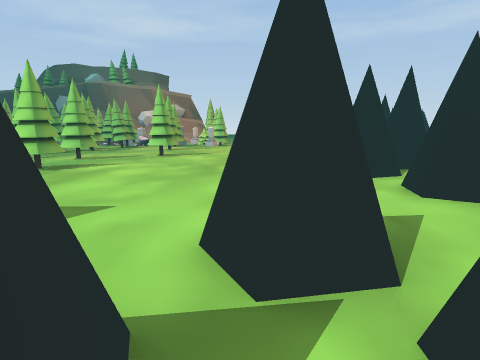
View 1 (above)

24 first-person views from a walk through a 3-D level made in the Unity game engine. The camera is 1.2 m above the floor, tilts 10° down and sees 80° across. The floor is counted in squares, 1 m on a side. Each view is taken from the middle of a square. On the plan, view 1 faces up. The plan holds only what a view shows up to about 13 squares ahead; the rest is blank. The place goes on beyond the plan. The player is left out. Some animated figures are not drawn.

View 2
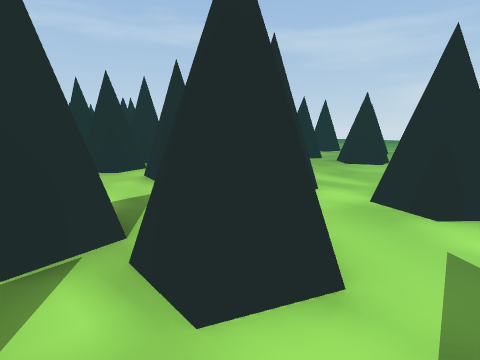

View 3
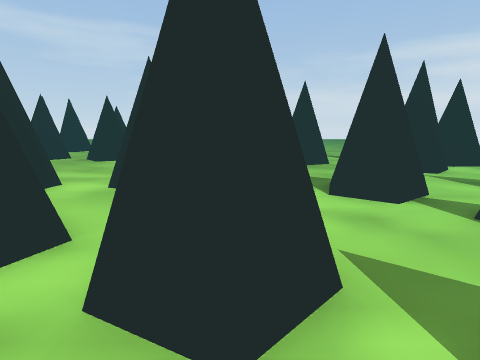

View 4
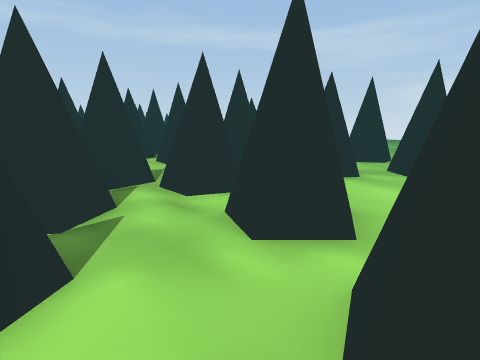

View 5
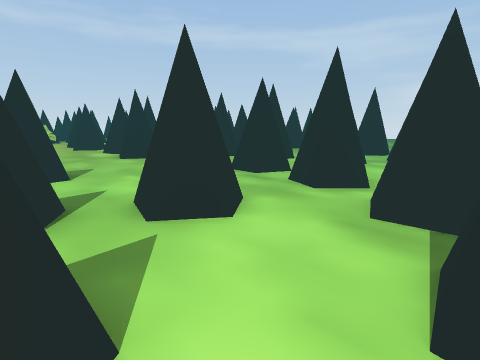

View 6
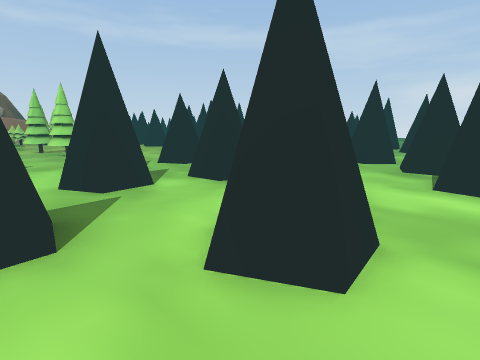

View 7
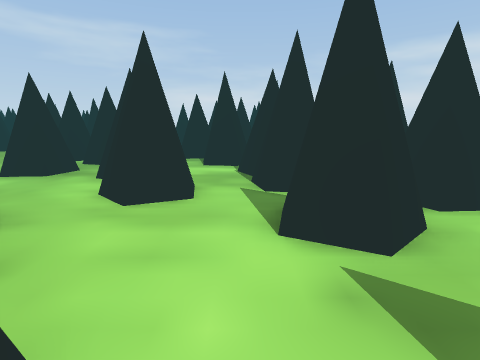

View 8
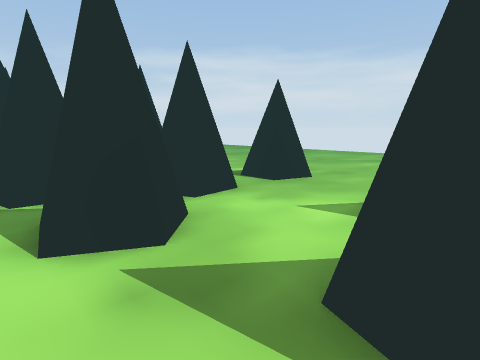

View 9
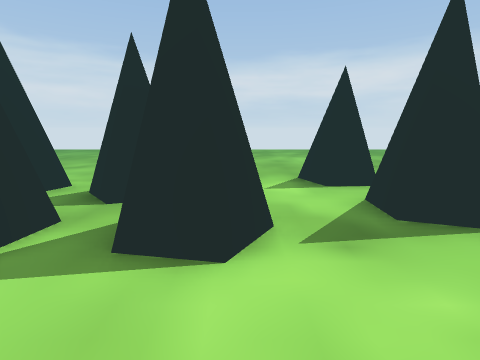

View 10
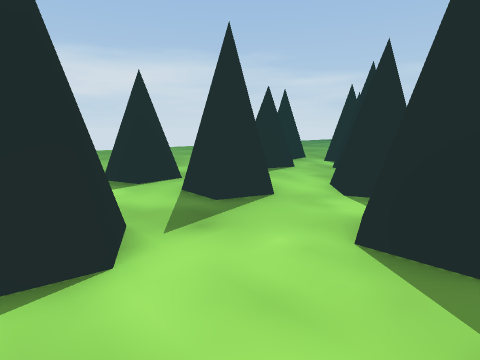

View 11
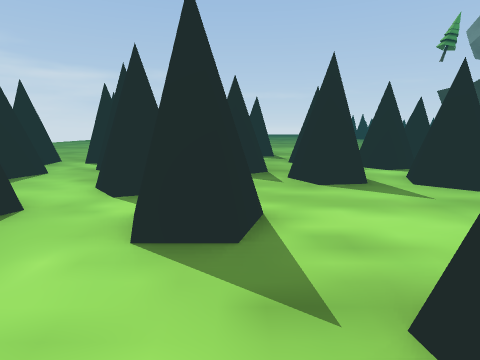

View 12
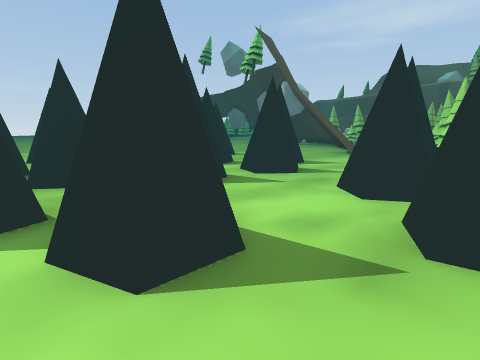

View 13
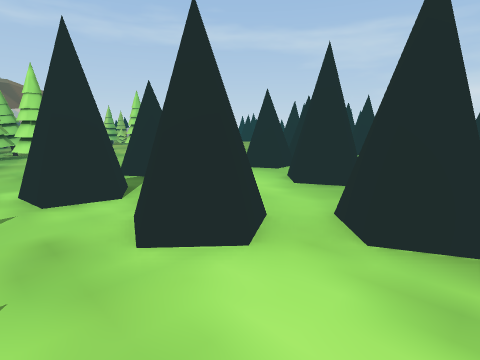

View 14
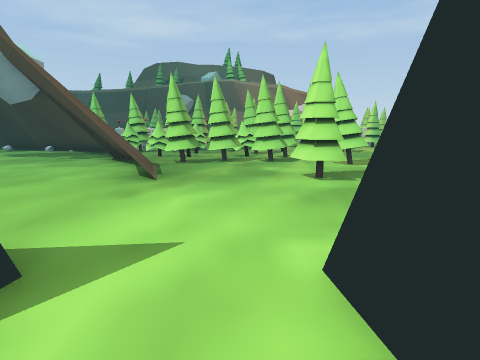

View 15
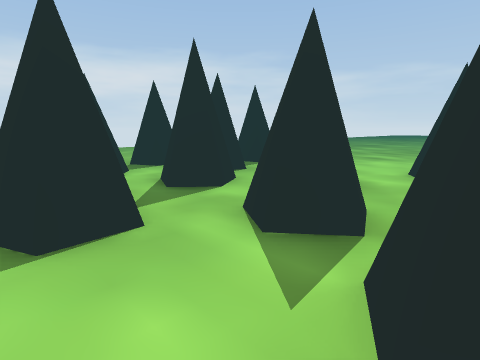

View 16
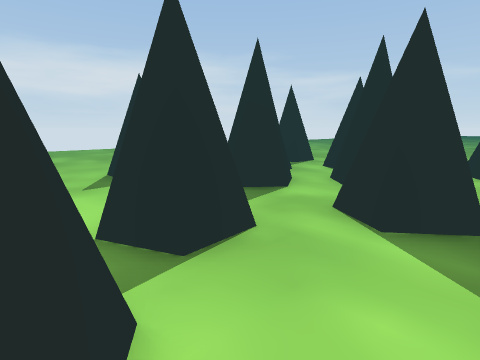

View 17
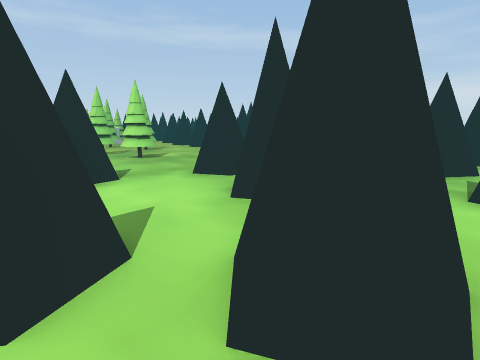

View 18
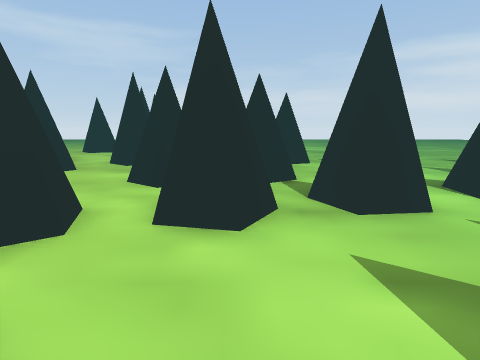

View 19
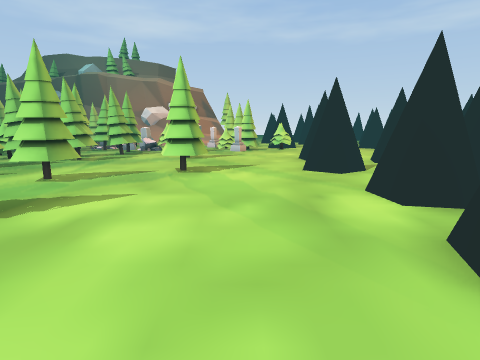

View 20
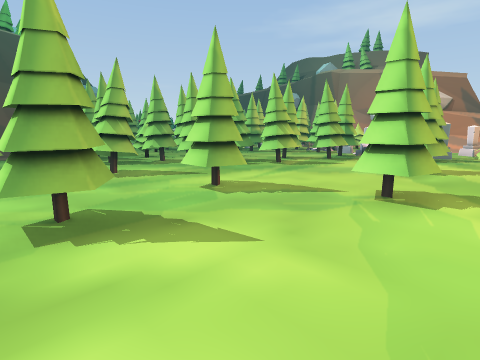

View 21
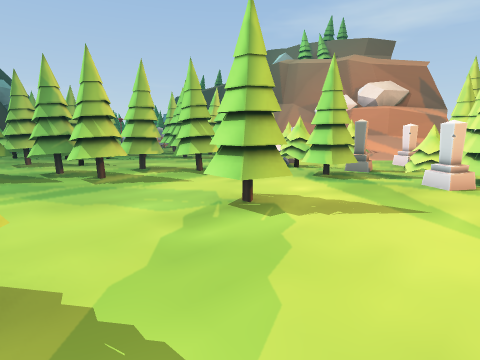

View 22
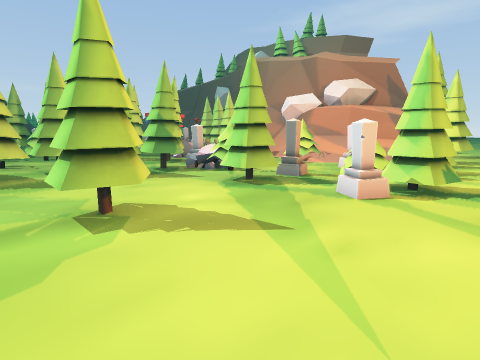

View 23
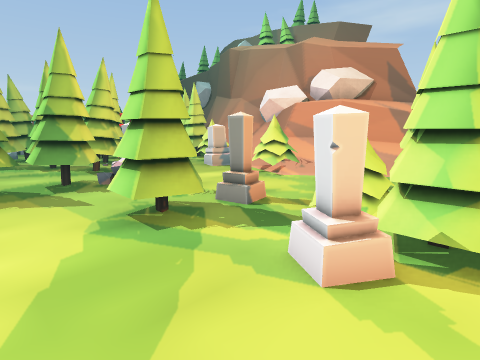

View 24
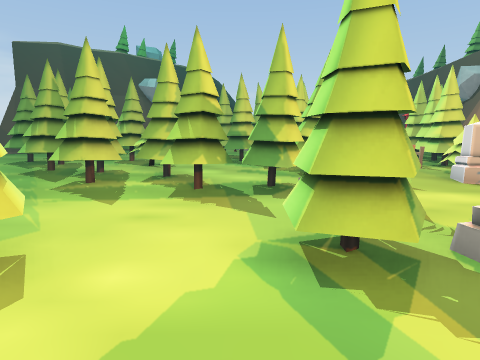

### Floor plan
Key: @ floor where view 1 was taken; # wall or solid block; x gap in a wall; . main floor; : floor 0.25 m higher than the main floor; + floor 0.5 m higher than the main floor; * floor 0.75 m higher than the main floor; % floor 1 m higher than the main floor; / step, stairs or slope; = window, fence, low wall or low ledge; T pine tree; M tombstone; H thing the floor can be seen under or through; R rock; O other object.
Columns run from 19 left of view 1 to 13 right of it. Each row starts with its distance up from view 1.
 31              .. TT.
 30           R ...  ..
 29          RR ..HHTTT
 28     TTT    ###H  T.
 27     TTTTT  +**+:TT.
 26        OTTMM:%:.TT.
 25          .MM.T.MTT.
 24        T  ......T .
 23     OOTTTTM  .MMOTT
 22     OOTTTTM=TTTM.TT.
 21    TTTTTTTTT..TT.M..
 20    TTTTT..TT........
 19    TTTT..TTTT.......
 18    T  TT.TT...TT....
 17    T  .TTTTT..TT....#
 16   OO.TT.TTTT........# x#
 15  TOO.TT.TT.............
 14  TTO.TTTTT.....TT...#.
 13  .OOTTTT....T..TT...#.
 12 #.TTTTTT.T..TT....... #        ..
 11 ##TT....TT........... ##   ##....
 10  #=..........T......##  #  ....
  9 .##....T....TT.......=  ##...#
  8 .##=..TTT  ..T........##.... #
  7 .........  ........:#.....#
  6 ........   .........=..#  #   #
  5  ....... #=............## #  .=
  4   ..... .#=.# .# .......=.# ..#
  3    #..##....##=##..##...#.....#
  2    #..##...........##...x......
  1  #.##..=...# .....#.##..=...##
  0 ##.##.=##..##.#...#@/O..##..##
 -1 #  x...#==....#.##..//..###...
 -2 #.##....##=.....##.=#/...=# ...
 -3 ..=..........##....==...      ...
 -4 .##...##...#  #...##...##...## ..
 -5 ###.=.##...##...#### .=#  ..#
 -6 #..=#...........##     ..
 -7 ##.......##.###        ...##
 -8 ##....#..##.#            .##
 -9 =.....#...####            ..#
-10 ..##..##..##.##             #
-11 #. #..##......
-12 #. ... =..##..

Positions as (right, up) in squares from view 1, and headings:
1: (0, 0), facing up
2: (0, -1), facing up-right
3: (-1, -2), facing right
4: (-2, -4), facing up-right
5: (-5, -5), facing up-right
6: (-10, -6), facing up-right
7: (-13, -6), facing right
8: (-13, -6), facing down-right
9: (-10, -4), facing down
10: (-9, -4), facing down-left
11: (-9, -4), facing left
12: (-10, -6), facing up-left
13: (-14, -3), facing up-right
14: (-14, 1), facing up
15: (-14, -2), facing down-left
16: (-13, -3), facing down-left
17: (-12, -3), facing up-right
18: (0, 5), facing right
19: (-2, 5), facing up
20: (-2, 8), facing up-left
21: (-1, 14), facing up-left
22: (0, 16), facing up-left
23: (-1, 19), facing up-left
24: (-2, 20), facing left
